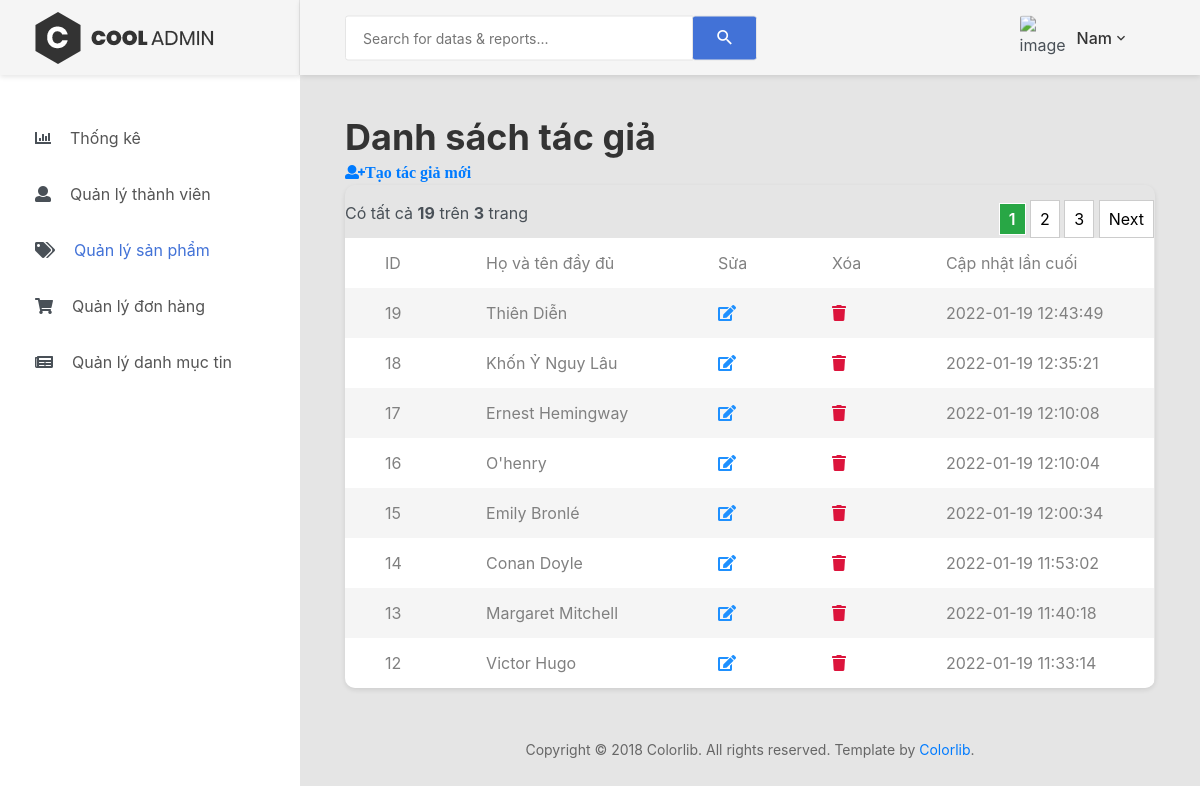
/admin/author.php (signed in), run on the app's committed database.
### tables this page shows
CREATE TABLE `authors` (
  `id` int(11) NOT NULL,
  `name` varchar(50) NOT NULL,
  `last_updated` datetime DEFAULT NULL
);

### admin/author.php (the view, shortened to what this page needs)
<?php
    include 'header.php';
     ?>
   <body>
        <?php if (empty($_SESSION['current_user'])) { ?>
            <a href="login.php">Đăng nhập để vào trang Admin</a>
            <?php
         } else {
        include 'menu_sidebar.php';
        ?>
        <div class="page-container">
    <?php include 'admin_navbar.php'; ?>
    <?php
        include '../connect_db.php';
        $item_per_page = (!empty($_GET['per_page'])) ? $_GET['per_page'] : 8;
        $current_page = (!empty($_GET['page'])) ? $_GET['page'] : 1;
        $offset = ($current_page - 1) * $item_per_page;
        $result = mysqli_query($con, "SELECT * FROM authors ORDER BY `id` DESC LIMIT " . $item_per_page . " OFFSET " . $offset);
        ?>
            <div class="main-content">
                <div class="section__content section__content--p30">
                    <div class="container-fluid">
                        <div class="row">
                             <div class="col-xl-12">
                                    <h1>Danh sách tác giả</h1>
                                    <a class="fa fa-user-plus" href="./author_create.php">Tạo tác giả mới</a>
                                <div class="table-responsive table--no-card m-b-30">
                            <?php
                            include './pagination.php';
                            ?>
                                    <table class="table table-borderless table-striped table-earning">
                                        <tr>
                                            <td>ID</td>
                                            <td>Họ và tên đầy đủ</td>
                                            <td>Sửa</td>
                                            <td>Xóa</td>
                                            <td>Cập nhật lần cuối</td>
                                        </tr>
                                        <?php
                                        while ($row = mysqli_fetch_array($result)) {
                                            ?>
                                            <tr>
                                                <td><?= $row['id'] ?></td>
                                                <td><?= $row['name'] ?></td>
                                                <td><a class="fa fa-edit" href="./author_edit.php?id=<?= $row['id'] ?>" style="color:dodgerblue"></a></td>
                                                <td><a class="fa fa-trash" href="./author_delete.php?id=<?= $row['id'] ?>" style="color:crimson"></a></td>
                                                <td><?= $row['last_updated'] ?></td>
                                            </tr>
                                        <?php } ?>
                                    </table>
                                </div>
                                </div>
                            </div>
                        <div class="row">
                            <div class="col-md-12">
                                <div class="copyright">
                                    <p>Copyright © 2018 Colorlib. All rights reserved. Template by <a href="https://colorlib.com">Colorlib</a>.</p>
                                </div>
                            </div>
                        </div>
                    </div>
                </div>
            </div>
        </div>
    <?php } ?>
</body>
</html>

### admin/author.php (style rules this page uses)
* { margin: 0; padding: 0; box-sizing: border-box; font-family: -apple-system,BlinkMacSystemFont,"Segoe UI",Roboto,"Helvetica Neue",Arial,sans-serif,"Apple Color Emoji","Segoe UI Emoji","Segoe UI Symbol","Noto Color Emoji"; color: #495057; }

### data on the page
authors: id "19", name "Thiên Diễn", last_updated "2022-01-19 12:43:49"
authors: id "18", name "Khốn Ỷ Nguy Lâu", last_updated "2022-01-19 12:35:21"
authors: id "17", name "Ernest Hemingway", last_updated "2022-01-19 12:10:08"
authors: id "16", name "O'henry", last_updated "2022-01-19 12:10:04"
authors: id "15", name "Emily Bronlé", last_updated "2022-01-19 12:00:34"
authors: id "14", name "Conan Doyle", last_updated "2022-01-19 11:53:02"
authors: id "13", name "Margaret Mitchell", last_updated "2022-01-19 11:40:18"
authors: id "12", name "Victor Hugo", last_updated "2022-01-19 11:33:14"

### other printed values
$currentUser['last_name'] "Nam"
$totalRecords "19"
$totalPages "3"
